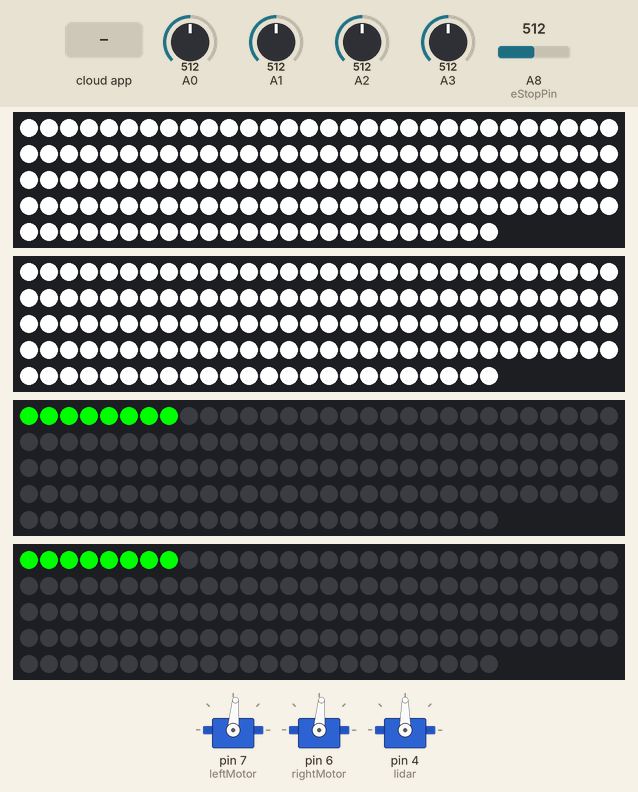
The sketch below on a simulated Arduino Mega 2560, built for the host (arithmetic inside an expression is 32-bit, double 64-bit). Shown: 4 × 144 RGB LEDs in strip order, left to right, continuing on the next row, 3 × servo. Inputs (shaded band) come from the test bench; at power-on: A0 = 512, A1 = 512, A2 = 512, A3 = 512, A8 (eStopPin) = 512. The ROS host is connected and sends only what is stated.

Above: at 1.2 s.
1.3 s: the phone or cloud app sets angular.z to -100
3.0 s: the phone or cloud app sets angular.z to 100
4.7 s: the phone or cloud app sets angular.z to 0
6.8 s: the phone or cloud app sets angular.z to -100
8.5 s: the phone or cloud app sets angular.z to 0
10.4 s: the phone or cloud app sets angular.z to 100
Timing chart, 0 to 13.1 s (numbered marks = the images above; inputs shaded):
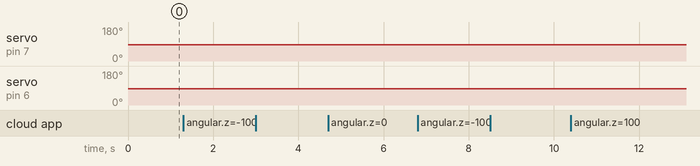

The sketch:

motors.ino.ino
```cpp
#include <Adafruit_NeoPixel.h>
#include <ArduinoHardware.h>
#include <ros.h>
#include <Servo.h>
#include <std_msgs/String.h>
#include <std_msgs/Empty.h>
#include <geometry_msgs/Twist.h>
  #include <std_msgs/Int16.h>
#include <std_msgs/Int8.h>
#include <std_msgs/Bool.h>
#include <std_msgs/Int32.h>
#include <std_msgs/Int16MultiArray.h>

Servo leftMotor;
Servo rightMotor;
Servo lidar;
uint32_t c;
int leftIR = A0;
int rightIR = A1;
int back_leftIR = A2;
int back_rightIR = A3;
int eStopPin = A8;
int leftMotorSpeed = 85;
int rightMotorSpeed = 85;
int constant = 0;
// the data pin for the NeoPixels
int headlight1 = 9;
int headlight2 = 10;
int backlight1 = 8;
int backlight2 = 11;
// How many NeoPixels we will be using, change accordingly
int numPixels = 144;
bool turnLeft = false;
bool turnRight = false;
bool straight = true;
char light_state = 'f';

unsigned long previousMillis = 0;        // will store last time LED was updated
unsigned long interval = 60;           // interval at which to blink (milliseconds)
uint16_t i = 8;
uint16_t j = 8;
uint16_t k = 0;

boolean  eStopTriggered;

char* *ir_sense_string[4];

int velocity = 0;
int new_velocity=0;
int angular = 0;
double angular_coeff = 0;
int angular_div = 100; //what the angular component needs to be divided by

// Instatiate the NeoPixel from the library
Adafruit_NeoPixel h1 = Adafruit_NeoPixel(numPixels, headlight1, NEO_GRBW + NEO_KHZ800);
Adafruit_NeoPixel h2 = Adafruit_NeoPixel(numPixels, headlight2, NEO_GRBW + NEO_KHZ800);
Adafruit_NeoPixel b1 = Adafruit_NeoPixel(numPixels, backlight1, NEO_GRBW + NEO_KHZ800);
Adafruit_NeoPixel b2 = Adafruit_NeoPixel(numPixels, backlight2, NEO_GRBW + NEO_KHZ800);

void cb(const geometry_msgs::Twist& twist_msg){
  turnRight = false;
  turnLeft = false;
  straight = true;

	//convert msg (in linear and angular components) into left and right motor speeds
  velocity = (int) twist_msg.linear.x;
  //velocity = map(velocity,-60,60,-100,100);
  leftMotorSpeed= velocity;
  rightMotorSpeed = velocity;

  angular = (int) twist_msg.angular.z;
  //angular = map(angular,-100,100,-1,1);

  if (angular < 0){
    turnLeft = true;
    turnRight = false;
    straight = false;

    //negative angle = turn left
    leftMotorSpeed = velocity + angular;
    rightMotorSpeed = velocity;

    if (leftMotorSpeed>100){
      leftMotorSpeed == 100;
    }
    else if (leftMotorSpeed<-100){
      leftMotorSpeed == -100;
    }
    if (rightMotorSpeed>100){
      rightMotorSpeed == 100;
    }
    else if (rightMotorSpeed<-100){
      rightMotorSpeed == -100;
    }

  }
  if (angular > 0){
    turnRight = true;
    turnLeft = false;
    straight = false;

    //positive angle = turn right
    leftMotorSpeed = velocity;
    rightMotorSpeed = velocity - angular;

    if (leftMotorSpeed>100){
      leftMotorSpeed == 100;
    }
    else if (leftMotorSpeed<-100){
      leftMotorSpeed == -100;
    }
    if (rightMotorSpeed>100){
      rightMotorSpeed == 100;
    }
    else if (rightMotorSpeed<-100){
      rightMotorSpeed == -100;
    }

  }

  leftMotorSpeed = map(leftMotorSpeed,-100,100,140,30);
  rightMotorSpeed = map(rightMotorSpeed,-100,100,140,30);

}

ros::NodeHandle  nh;

std_msgs::Bool e_stop_msg;

std_msgs::Int16MultiArray ir;
std_msgs::Int16MultiArray mcb;

int ir_array;
ros::Publisher e_stop("e_stop", &e_stop_msg);
ros::Publisher ir_sensors("ir_sensors", &ir);
ros::Publisher motorcb("motorcb", &mcb);

ros::Subscriber <geometry_msgs::Twist> sub("cmd_vel", &cb);


void setup() {
  pinMode(eStopPin, INPUT);
  h1.begin();  // initialize the strip
  h2.begin();
  b1.begin();
  b2.begin();
  h1.clear();  // Initialize all pixels to 'off'
  h2.clear();
  b1.clear();
  b2.clear();
  leftMotor.attach(7);
  rightMotor.attach(6);
  lidar.attach(4);

  // set the colors for the strip
  for( int i = 0; i < numPixels; i++ ){
       h1.setPixelColor(i, 255, 255, 255);
       //h1.setBrightness(50);
       h2.setPixelColor(i, 255, 255, 255);
       //h2.setBrightness(50);
  }

  h1.show();
  h2.show();

  nh.initNode();
  nh.advertise(e_stop);
  nh.advertise(ir_sensors);
  nh.advertise(motorcb);
  nh.subscribe(sub);


  //setup both arrays
  ir.data = (int16_t*) malloc(5);
  ir.data_length = 4;

  mcb.data = (int16_t*) malloc(3);
  mcb.data_length = 2;
  lidar.write(90);
}

void loop() {
  //read and calculate IR data
  float leftIR_range = 0;
  int rightIR_range = 0;
  int back_leftIR_range = 0;
  int back_rightIR_range = 0;

  leftIR_range = sharpRange(leftIR);
  rightIR_range = sharpRange(rightIR);
  back_leftIR_range = sharpRange(back_leftIR);
  back_rightIR_range = sharpRange(back_rightIR);

  eStopTriggered = readEstop();

  //if estop is on, set motor speeds to zero
  if (eStopTriggered==true){
    leftMotorSpeed = 85;
    rightMotorSpeed = 85;
  }

  //default_lights();

  if (turnLeft==true && turnRight==false && straight==false){
    turn_left_lights(b1.Color(255,0,0));
  }
  else if (turnRight==true && turnLeft==false && straight==false){
    turn_right_lights(b2.Color(255,0,0));
  }
  else if (turnRight==false && turnLeft==false && straight==true){
    straight_lights();
  }

  //if there's no ground set motor speeds to zero
  if (leftIR_range > 50.0 || rightIR_range > 50.0){
    leftMotorSpeed = 85;
    rightMotorSpeed = 85;
  }

  //write the motor speeds to the motor
  leftMotor.write(leftMotorSpeed);
  rightMotor.write(rightMotorSpeed);


  //set the data to be published
  ir.data[0] = leftIR_range;
  ir.data[1] = rightIR_range;
  ir.data[2] = back_leftIR_range;
  ir.data[3] = back_rightIR_range;

  mcb.data[0] = leftMotorSpeed;
  mcb.data[1] = rightMotorSpeed;

  e_stop_msg.data = eStopTriggered;

  //publish the data
  motorcb.publish( &mcb );
  ir_sensors.publish( &ir );
  e_stop.publish( &e_stop_msg);

  nh.spinOnce();
}

float sharpRange (int sensornum) {
  int rawData = analogRead(sensornum);
  //Serial.println(rawData);
  float volts = rawData * 0.0048828125;
  float range = 65*pow(volts,-1.10);
  return range;
}

void turn_left_lights(uint32_t c){
  if ((unsigned long)(millis() - previousMillis) >= interval) {
    previousMillis = millis();
    b2.setPixelColor(i,b2.Color(255,0,0));
    b1.setPixelColor(i,b1.Color(0,0,255));
    b2.show();
    i--;
    if (i==0){
      b1.show();
      for(uint16_t i=0; i<b2.numPixels(); i++) {
        b2.setPixelColor(i  , 0); // Draw new pixel
      }
      b2.show();
      i=8;
    }
  }
}

void turn_right_lights(uint32_t c){
  if ((unsigned long)(millis() - previousMillis) >= interval) {
    previousMillis = millis();
    b1.setPixelColor(j,b1.Color(255,0,0));
    b2.setPixelColor(j,b2.Color(0,0,255));
    b1.show();
    j--;
    if (j==0){
      b2.show();
      for(uint16_t i=0; i<b1.numPixels(); i++) {
        b1.setPixelColor(i  , 0); // Draw new pixel
      }
      b1.show();
      j=8;
    }
  }
}

void straight_lights(){
  if ((unsigned long)(millis() - previousMillis) >= interval) {
    previousMillis = millis();
    b1.setPixelColor(k,b1.Color(0,255,0));
    b2.setPixelColor(k,b2.Color(0,255,0));
    k++;
    if (k==8){
      b1.show();
      b2.show();
      k=0;
    }
  }
}

boolean readEstop(){
  int eStop = analogRead(eStopPin);
  if (eStop < 100){
    return true;}
  return false;
}
```

Measured:
- after the input at 1.3 s, servo on pin 7 (leftMotor): 85° → 86° at once
- after the input at 3.0 s, servo on pin 7 (leftMotor): 86° → 85° at once; servo on pin 6 (rightMotor): 85° → 86° at once
- after the input at 4.7 s, servo on pin 6 (rightMotor): 86° → 85° at once
- after the input at 6.8 s, servo on pin 7 (leftMotor): 85° → 86° at once
- after the input at 8.5 s, servo on pin 7 (leftMotor): 86° → 85° at once
- after the input at 10.4 s, servo on pin 6 (rightMotor): 85° → 86° at once
